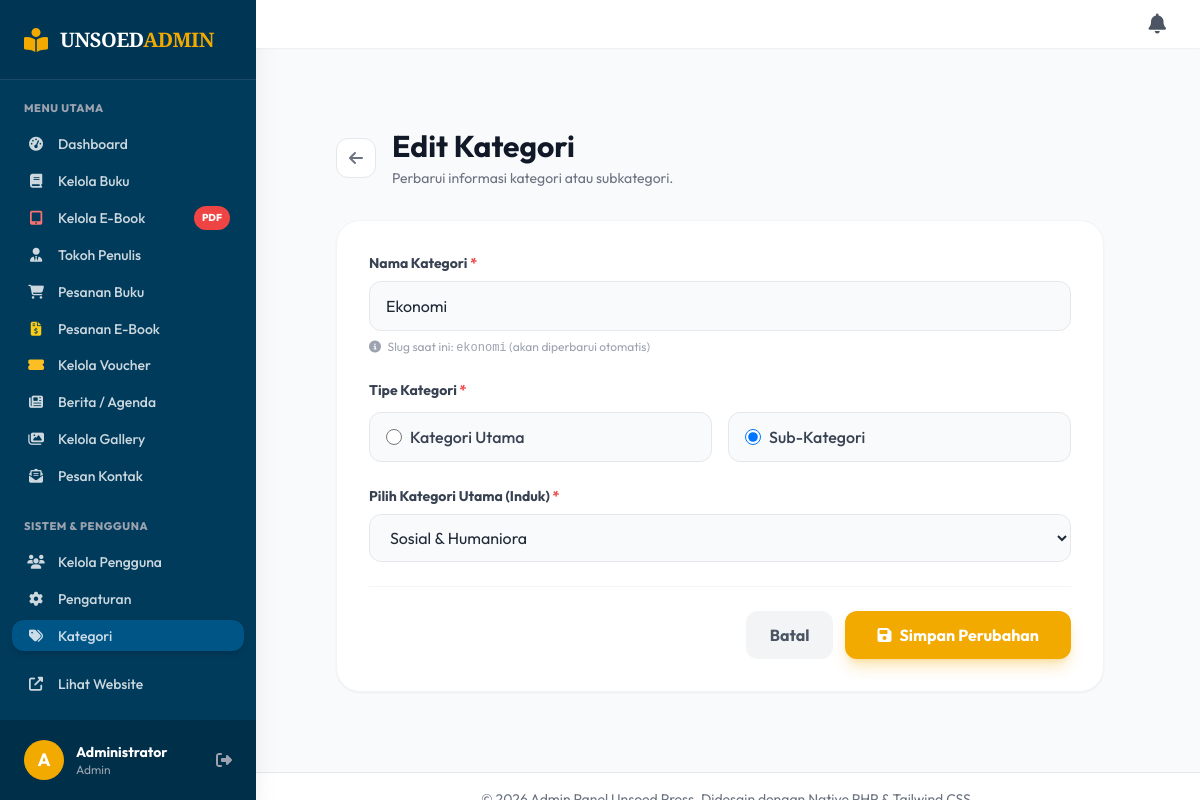
/public/admin/edit_category/9 (signed in), run on an earlier commit of the app's database.
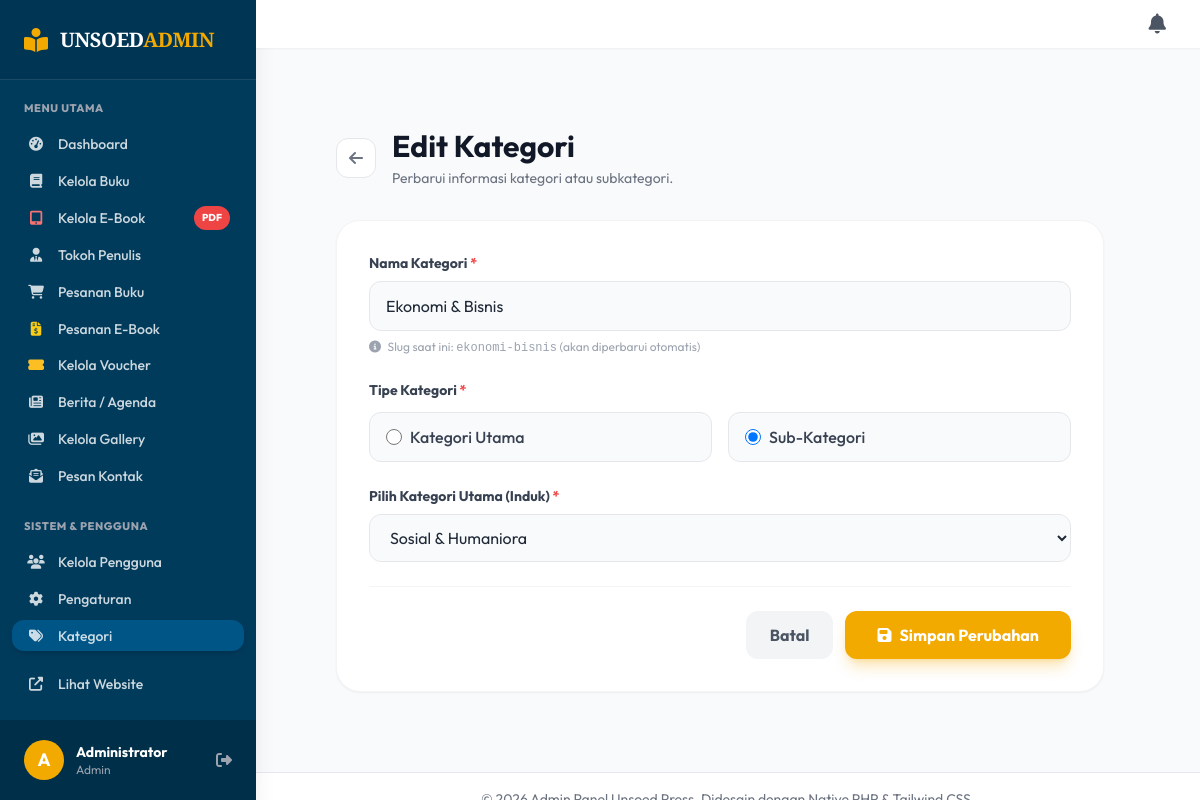
And on a later commit of the database.
### tables this page shows
CREATE TABLE IF NOT EXISTS `categories` (
  `id` int(11) NOT NULL AUTO_INCREMENT,
  `name` varchar(100) NOT NULL,
  `slug` varchar(100) NOT NULL,
  `parent_id` int(11) DEFAULT NULL,
  PRIMARY KEY (`id`),
  FOREIGN KEY (`parent_id`) REFERENCES `categories` (`id`) ON DELETE CASCADE
);

### app/controllers/Admin.php (called while the page is built, shortened)
<?php
class Admin extends Controller {
    public function edit_category($id)
    {
        $data['judul'] = 'Edit Kategori - Unsoed Press';
        $data['category'] = $this->model('CategoryModel')->getCategoryById($id);
        $data['parent_categories'] = $this->model('CategoryModel')->getAllCategories();
        $this->view('admin/categories/edit', $data);
    }
}

### core/App.php (called while the page is built, shortened)
<?php
class App {
    protected $method = 'index';
    protected $params = [];
    public function __construct()
    {
        $url = $this->parseURL();
        if(isset($url[0])) {
            if(file_exists('../app/controllers/' . ucfirst($url[0]) . '.php')) {
                unset($url[0]);
            }
        }
        $this->controller = new $this->controller;
        if(isset($url[1])) {
            if(method_exists($this->controller, $url[1])) {
                $this->method = $url[1];
                unset($url[1]);
            }
        }
        if(!empty($url)) {
            $this->params = array_values($url);
        }
        call_user_func_array([$this->controller, $this->method], $this->params);
    }
    public function parseURL()
    {
        if(isset($_GET['url'])) {
            $url = rtrim($_GET['url'], '/');
            $url = filter_var($url, FILTER_SANITIZE_URL);
            $url = explode('/', $url);
            return $url;
        }
    }
}

### public/index.php (called while the page is built, shortened)
<?php
require_once '../core/App.php';
require_once '../core/Controller.php';
require_once '../core/Database.php';
require_once '../config/database.php';
$app = new App();

### core/Database.php (called while the page is built, shortened)
<?php
class Database {
    private $host = DB_HOST;
    private $user = DB_USER;
    private $pass = DB_PASS;
    private $db_name = DB_NAME;
    private $dbh;
    private $stmt;
    public function __construct()
    {
        $dsn = 'mysql:host=' . $this->host . ';dbname=' . $this->db_name;
        $option = [
            PDO::ATTR_PERSISTENT => true,
            PDO::ATTR_ERRMODE => PDO::ERRMODE_EXCEPTION
        ];
        try {
            $this->dbh = new PDO($dsn, $this->user, $this->pass, $option);
        } catch(PDOException $e) {
            die($e->getMessage());
        }
    }
    public function query($query)
    {
        $this->stmt = $this->dbh->prepare($query);
    }
    public function bind($param, $value, $type = null)
    {
        if(is_null($type)) {
            switch(true) {
                case is_int($value):
                    $type = PDO::PARAM_INT;
                    break;
                default:
                    $type = PDO::PARAM_STR;
            }
        }
        $this->stmt->bindValue($param, $value, $type);
    }
    public function execute()
    {
        return $this->stmt->execute();
    }
    public function resultSet()
    {
        $this->execute();
        return $this->stmt->fetchAll(PDO::FETCH_ASSOC);
    }
}

### app/models/CategoryModel.php (called while the page is built, shortened)
<?php
class CategoryModel {
    private $table = 'categories';
    private $db;
    public function __construct()
    {
        $this->db = new Database;
    }
    public function getAllCategories()
    {
        $this->db->query('SELECT * FROM ' . $this->table . ' ORDER BY name ASC');
        return $this->db->resultSet();
    }
    public function getCategoryById($id)
    {
        $this->db->query('SELECT * FROM ' . $this->table . ' WHERE id = :id');
        $this->db->bind(':id', $id);
        return $this->db->single();
    }
}

### app/views/admin/categories/edit.php (the view, shortened to what the changed rows need)
<div class="p-6 md:p-10">
    <div class="flex items-center gap-4 mb-8">
        <a href="<?= BASEURL; ?>/admin/categories" class="w-10 h-10 bg-white border border-gray-200 rounded-xl flex items-center justify-center text-gray-500 hover:bg-gray-50 hover:text-unsoed-blue transition-colors">
            <i class="fas fa-arrow-left"></i>
        </a>
        <div>
            <h1 class="text-3xl font-bold text-gray-900 mb-1">Edit Kategori</h1>
            <p class="text-gray-500 text-sm">Perbarui informasi kategori atau subkategori.</p>
        </div>
    </div>
    <div class="bg-white rounded-3xl shadow-sm border border-gray-100 overflow-hidden max-w-3xl">
        <div class="p-6 md:p-8">
            <form action="<?= BASEURL; ?>/admin/edit_category/<?= $data['category']['id'] ?>" method="POST" class="space-y-6">
                <div>
                    <label for="name" class="block text-sm font-bold text-gray-700 mb-2">Nama Kategori <span class="text-red-500">*</span></label>
                    <input type="text" name="name" id="name" value="<?= $data['category']['name'] ?>" class="w-full px-4 py-3 bg-gray-50 border border-gray-200 rounded-xl focus:bg-white focus:outline-none focus:ring-2 focus:ring-unsoed-blue/30 focus:border-unsoed-blue transition-all" required>
                    <p class="text-xs text-gray-400 mt-2"><i class="fas fa-info-circle mr-1"></i> Slug saat ini: <code><?= $data['category']['slug'] ?></code> (akan diperbarui otomatis)</p>
                </div>
                <div>
                    <label class="block text-sm font-bold text-gray-700 mb-3">Tipe Kategori <span class="text-red-500">*</span></label>
                    <div class="flex flex-col sm:flex-row gap-4">
                        <label class="flex items-center gap-2 cursor-pointer bg-gray-50 px-4 py-3 border border-gray-200 rounded-xl flex-1 hover:border-unsoed-blue transition-colors">
                            <input type="radio" name="category_type" value="main" class="text-unsoed-blue focus:ring-unsoed-blue w-4 h-4" <?= is_null($data['category']['parent_id']) ? 'checked' : '' ?> onclick="toggleParentSelect()">
                            <span class="font-medium text-gray-700">Kategori Utama</span>
                        </label>
                        <label class="flex items-center gap-2 cursor-pointer bg-gray-50 px-4 py-3 border border-gray-200 rounded-xl flex-1 hover:border-unsoed-blue transition-colors">
                            <input type="radio" name="category_type" value="sub" class="text-unsoed-blue focus:ring-unsoed-blue w-4 h-4" <?= !is_null($data['category']['parent_id']) ? 'checked' : '' ?> onclick="toggleParentSelect()">
                            <span class="font-medium text-gray-700">Sub-Kategori</span>
                        </label>
                    </div>
                </div>
                <div id="parent_select_container" class="<?= is_null($data['category']['parent_id']) ? 'hidden' : '' ?> transition-all duration-300">
                    <label for="parent_id" class="block text-sm font-bold text-gray-700 mb-2">Pilih Kategori Utama (Induk) <span class="text-red-500">*</span></label>
                    <select name="parent_id" id="parent_id" class="w-full px-4 py-3 bg-gray-50 border border-gray-200 rounded-xl focus:bg-white focus:outline-none focus:ring-2 focus:ring-unsoed-blue/30 focus:border-unsoed-blue transition-all" <?= !is_null($data['category']['parent_id']) ? 'required' : '' ?>>
                        <?php foreach($data['parent_categories'] as $parent): ?>
                            <?php
                                if(is_null($parent['parent_id']) && $parent['id'] != $data['category']['id']):
                            ?>
                                <option value="<?= $parent['id'] ?>" <?= ($data['category']['parent_id'] == $parent['id']) ? 'selected' : '' ?>>
                                    <?= $parent['name'] ?>
                                </option>
                            <?php endif; ?>
                        <?php endforeach; ?>
                    </select>
                </div>
                <div class="pt-6 border-t border-gray-100 flex justify-end gap-3">
                    <a href="<?= BASEURL; ?>/admin/categories" class="px-6 py-3 bg-gray-100 text-gray-600 rounded-xl font-bold hover:bg-gray-200 transition-colors">Batal</a>
                    <button type="submit" class="px-8 py-3 bg-unsoed-yellow text-white rounded-xl font-bold shadow-lg shadow-unsoed-yellow/30 hover:-translate-y-1 hover:shadow-xl transition-all duration-300 flex items-center gap-2">
                        <i class="fas fa-save"></i> Simpan Perubahan
                    </button>
                </div>
            </form>
        </div>
    </div>
</div>

What changed in the data, as far as the page shows it:
changed categories "☐ Kategori Utama": name "Ekonomi" → "Ekonomi & Bisnis"; slug "ekonomi" → "ekonomi-bisnis"
